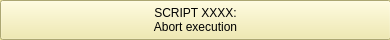
<?xml version="1.0" encoding="UTF-8"?>
<ui version="4.0">
 <class>CQDlgStopScripts</class>
 <widget class="QDialog" name="CQDlgStopScripts">
  <property name="geometry">
   <rect>
    <x>0</x>
    <y>0</y>
    <width>390</width>
    <height>40</height>
   </rect>
  </property>
  <property name="palette">
   <palette>
    <active>
     <colorrole role="WindowText">
      <brush brushstyle="SolidPattern">
       <color alpha="255">
        <red>0</red>
        <green>0</green>
        <blue>0</blue>
       </color>
      </brush>
     </colorrole>
     <colorrole role="Button">
      <brush brushstyle="SolidPattern">
       <color alpha="255">
        <red>240</red>
        <green>232</green>
        <blue>160</blue>
       </color>
      </brush>
     </colorrole>
     <colorrole role="Light">
      <brush brushstyle="SolidPattern">
       <color alpha="255">
        <red>255</red>
        <green>255</green>
        <blue>255</blue>
       </color>
      </brush>
     </colorrole>
     <colorrole role="Midlight">
      <brush brushstyle="SolidPattern">
       <color alpha="255">
        <red>247</red>
        <green>243</green>
        <blue>207</blue>
       </color>
      </brush>
     </colorrole>
     <colorrole role="Dark">
      <brush brushstyle="SolidPattern">
       <color alpha="255">
        <red>120</red>
        <green>116</green>
        <blue>80</blue>
       </color>
      </brush>
     </colorrole>
     <colorrole role="Mid">
      <brush brushstyle="SolidPattern">
       <color alpha="255">
        <red>160</red>
        <green>155</green>
        <blue>107</blue>
       </color>
      </brush>
     </colorrole>
     <colorrole role="Text">
      <brush brushstyle="SolidPattern">
       <color alpha="255">
        <red>0</red>
        <green>0</green>
        <blue>0</blue>
       </color>
      </brush>
     </colorrole>
     <colorrole role="BrightText">
      <brush brushstyle="SolidPattern">
       <color alpha="255">
        <red>255</red>
        <green>255</green>
        <blue>255</blue>
       </color>
      </brush>
     </colorrole>
     <colorrole role="ButtonText">
      <brush brushstyle="SolidPattern">
       <color alpha="255">
        <red>0</red>
        <green>0</green>
        <blue>0</blue>
       </color>
      </brush>
     </colorrole>
     <colorrole role="Base">
      <brush brushstyle="SolidPattern">
       <color alpha="255">
        <red>255</red>
        <green>255</green>
        <blue>255</blue>
       </color>
      </brush>
     </colorrole>
     <colorrole role="Window">
      <brush brushstyle="SolidPattern">
       <color alpha="255">
        <red>240</red>
        <green>232</green>
        <blue>160</blue>
       </color>
      </brush>
     </colorrole>
     <colorrole role="Shadow">
      <brush brushstyle="SolidPattern">
       <color alpha="255">
        <red>0</red>
        <green>0</green>
        <blue>0</blue>
       </color>
      </brush>
     </colorrole>
     <colorrole role="AlternateBase">
      <brush brushstyle="SolidPattern">
       <color alpha="255">
        <red>247</red>
        <green>243</green>
        <blue>207</blue>
       </color>
      </brush>
     </colorrole>
     <colorrole role="ToolTipBase">
      <brush brushstyle="SolidPattern">
       <color alpha="255">
        <red>255</red>
        <green>255</green>
        <blue>220</blue>
       </color>
      </brush>
     </colorrole>
     <colorrole role="ToolTipText">
      <brush brushstyle="SolidPattern">
       <color alpha="255">
        <red>0</red>
        <green>0</green>
        <blue>0</blue>
       </color>
      </brush>
     </colorrole>
     <colorrole role="PlaceholderText">
      <brush brushstyle="NoBrush">
       <color alpha="128">
        <red>0</red>
        <green>0</green>
        <blue>0</blue>
       </color>
      </brush>
     </colorrole>
    </active>
    <inactive>
     <colorrole role="WindowText">
      <brush brushstyle="SolidPattern">
       <color alpha="255">
        <red>0</red>
        <green>0</green>
        <blue>0</blue>
       </color>
      </brush>
     </colorrole>
     <colorrole role="Button">
      <brush brushstyle="SolidPattern">
       <color alpha="255">
        <red>240</red>
        <green>232</green>
        <blue>160</blue>
       </color>
      </brush>
     </colorrole>
     <colorrole role="Light">
      <brush brushstyle="SolidPattern">
       <color alpha="255">
        <red>255</red>
        <green>255</green>
        <blue>255</blue>
       </color>
      </brush>
     </colorrole>
     <colorrole role="Midlight">
      <brush brushstyle="SolidPattern">
       <color alpha="255">
        <red>247</red>
        <green>243</green>
        <blue>207</blue>
       </color>
      </brush>
     </colorrole>
     <colorrole role="Dark">
      <brush brushstyle="SolidPattern">
       <color alpha="255">
        <red>120</red>
        <green>116</green>
        <blue>80</blue>
       </color>
      </brush>
     </colorrole>
     <colorrole role="Mid">
      <brush brushstyle="SolidPattern">
       <color alpha="255">
        <red>160</red>
        <green>155</green>
        <blue>107</blue>
       </color>
      </brush>
     </colorrole>
     <colorrole role="Text">
      <brush brushstyle="SolidPattern">
       <color alpha="255">
        <red>0</red>
        <green>0</green>
        <blue>0</blue>
       </color>
      </brush>
     </colorrole>
     <colorrole role="BrightText">
      <brush brushstyle="SolidPattern">
       <color alpha="255">
        <red>255</red>
        <green>255</green>
        <blue>255</blue>
       </color>
      </brush>
     </colorrole>
     <colorrole role="ButtonText">
      <brush brushstyle="SolidPattern">
       <color alpha="255">
        <red>0</red>
        <green>0</green>
        <blue>0</blue>
       </color>
      </brush>
     </colorrole>
     <colorrole role="Base">
      <brush brushstyle="SolidPattern">
       <color alpha="255">
        <red>255</red>
        <green>255</green>
        <blue>255</blue>
       </color>
      </brush>
     </colorrole>
     <colorrole role="Window">
      <brush brushstyle="SolidPattern">
       <color alpha="255">
        <red>240</red>
        <green>232</green>
        <blue>160</blue>
       </color>
      </brush>
     </colorrole>
     <colorrole role="Shadow">
      <brush brushstyle="SolidPattern">
       <color alpha="255">
        <red>0</red>
        <green>0</green>
        <blue>0</blue>
       </color>
      </brush>
     </colorrole>
     <colorrole role="AlternateBase">
      <brush brushstyle="SolidPattern">
       <color alpha="255">
        <red>247</red>
        <green>243</green>
        <blue>207</blue>
       </color>
      </brush>
     </colorrole>
     <colorrole role="ToolTipBase">
      <brush brushstyle="SolidPattern">
       <color alpha="255">
        <red>255</red>
        <green>255</green>
        <blue>220</blue>
       </color>
      </brush>
     </colorrole>
     <colorrole role="ToolTipText">
      <brush brushstyle="SolidPattern">
       <color alpha="255">
        <red>0</red>
        <green>0</green>
        <blue>0</blue>
       </color>
      </brush>
     </colorrole>
     <colorrole role="PlaceholderText">
      <brush brushstyle="NoBrush">
       <color alpha="128">
        <red>0</red>
        <green>0</green>
        <blue>0</blue>
       </color>
      </brush>
     </colorrole>
    </inactive>
    <disabled>
     <colorrole role="WindowText">
      <brush brushstyle="SolidPattern">
       <color alpha="255">
        <red>120</red>
        <green>116</green>
        <blue>80</blue>
       </color>
      </brush>
     </colorrole>
     <colorrole role="Button">
      <brush brushstyle="SolidPattern">
       <color alpha="255">
        <red>240</red>
        <green>232</green>
        <blue>160</blue>
       </color>
      </brush>
     </colorrole>
     <colorrole role="Light">
      <brush brushstyle="SolidPattern">
       <color alpha="255">
        <red>255</red>
        <green>255</green>
        <blue>255</blue>
       </color>
      </brush>
     </colorrole>
     <colorrole role="Midlight">
      <brush brushstyle="SolidPattern">
       <color alpha="255">
        <red>247</red>
        <green>243</green>
        <blue>207</blue>
       </color>
      </brush>
     </colorrole>
     <colorrole role="Dark">
      <brush brushstyle="SolidPattern">
       <color alpha="255">
        <red>120</red>
        <green>116</green>
        <blue>80</blue>
       </color>
      </brush>
     </colorrole>
     <colorrole role="Mid">
      <brush brushstyle="SolidPattern">
       <color alpha="255">
        <red>160</red>
        <green>155</green>
        <blue>107</blue>
       </color>
      </brush>
     </colorrole>
     <colorrole role="Text">
      <brush brushstyle="SolidPattern">
       <color alpha="255">
        <red>120</red>
        <green>116</green>
        <blue>80</blue>
       </color>
      </brush>
     </colorrole>
     <colorrole role="BrightText">
      <brush brushstyle="SolidPattern">
       <color alpha="255">
        <red>255</red>
        <green>255</green>
        <blue>255</blue>
       </color>
      </brush>
     </colorrole>
     <colorrole role="ButtonText">
      <brush brushstyle="SolidPattern">
       <color alpha="255">
        <red>120</red>
        <green>116</green>
        <blue>80</blue>
       </color>
      </brush>
     </colorrole>
     <colorrole role="Base">
      <brush brushstyle="SolidPattern">
       <color alpha="255">
        <red>240</red>
        <green>232</green>
        <blue>160</blue>
       </color>
      </brush>
     </colorrole>
     <colorrole role="Window">
      <brush brushstyle="SolidPattern">
       <color alpha="255">
        <red>240</red>
        <green>232</green>
        <blue>160</blue>
       </color>
      </brush>
     </colorrole>
     <colorrole role="Shadow">
      <brush brushstyle="SolidPattern">
       <color alpha="255">
        <red>0</red>
        <green>0</green>
        <blue>0</blue>
       </color>
      </brush>
     </colorrole>
     <colorrole role="AlternateBase">
      <brush brushstyle="SolidPattern">
       <color alpha="255">
        <red>240</red>
        <green>232</green>
        <blue>160</blue>
       </color>
      </brush>
     </colorrole>
     <colorrole role="ToolTipBase">
      <brush brushstyle="SolidPattern">
       <color alpha="255">
        <red>255</red>
        <green>255</green>
        <blue>220</blue>
       </color>
      </brush>
     </colorrole>
     <colorrole role="ToolTipText">
      <brush brushstyle="SolidPattern">
       <color alpha="255">
        <red>0</red>
        <green>0</green>
        <blue>0</blue>
       </color>
      </brush>
     </colorrole>
     <colorrole role="PlaceholderText">
      <brush brushstyle="NoBrush">
       <color alpha="128">
        <red>0</red>
        <green>0</green>
        <blue>0</blue>
       </color>
      </brush>
     </colorrole>
    </disabled>
   </palette>
  </property>
  <property name="windowTitle">
   <string/>
  </property>
  <property name="windowOpacity">
   <double>1.000000000000000</double>
  </property>
  <property name="locale">
   <locale language="English" country="UnitedStates"/>
  </property>
  <widget class="QToolButton" name="qqStop">
   <property name="geometry">
    <rect>
     <x>0</x>
     <y>0</y>
     <width>391</width>
     <height>40</height>
    </rect>
   </property>
   <property name="text">
    <string>SCRIPT XXXX:
Abort execution</string>
   </property>
  </widget>
 </widget>
 <resources/>
 <connections/>
</ui>
